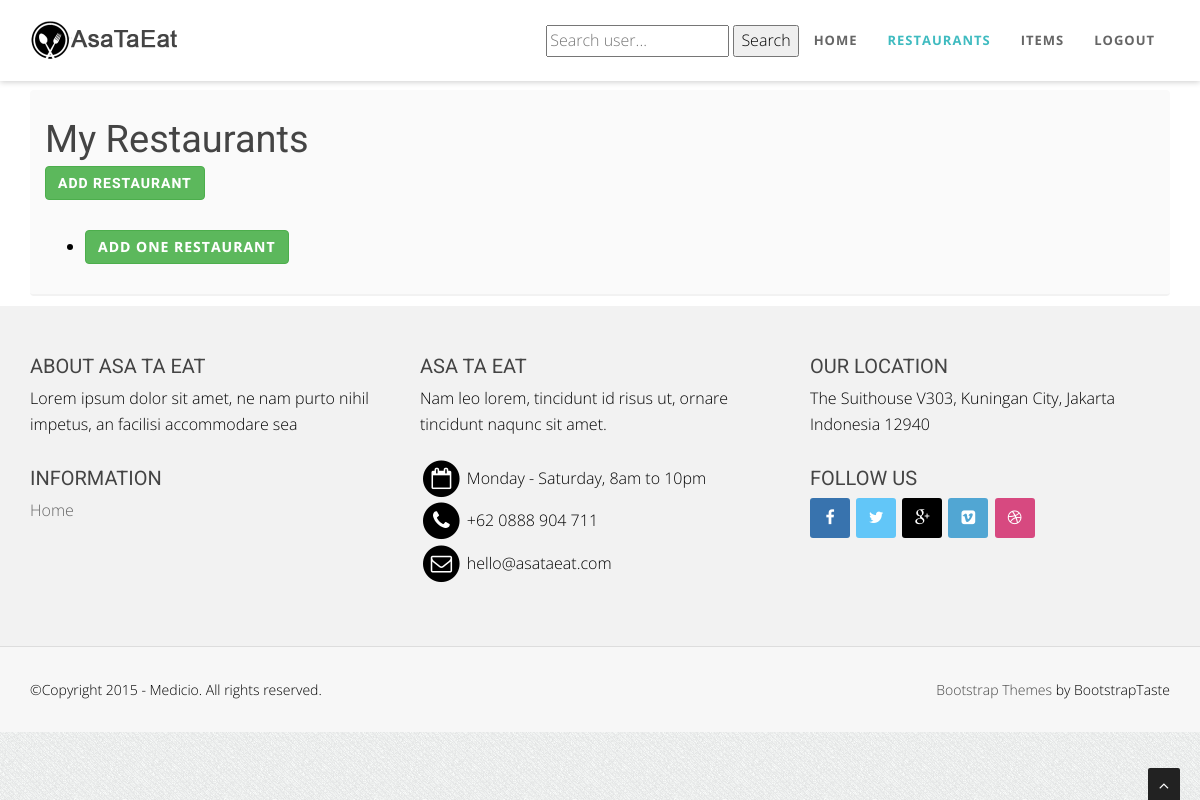
The page /restaurants/ (signed in) on the database as committed earlier.
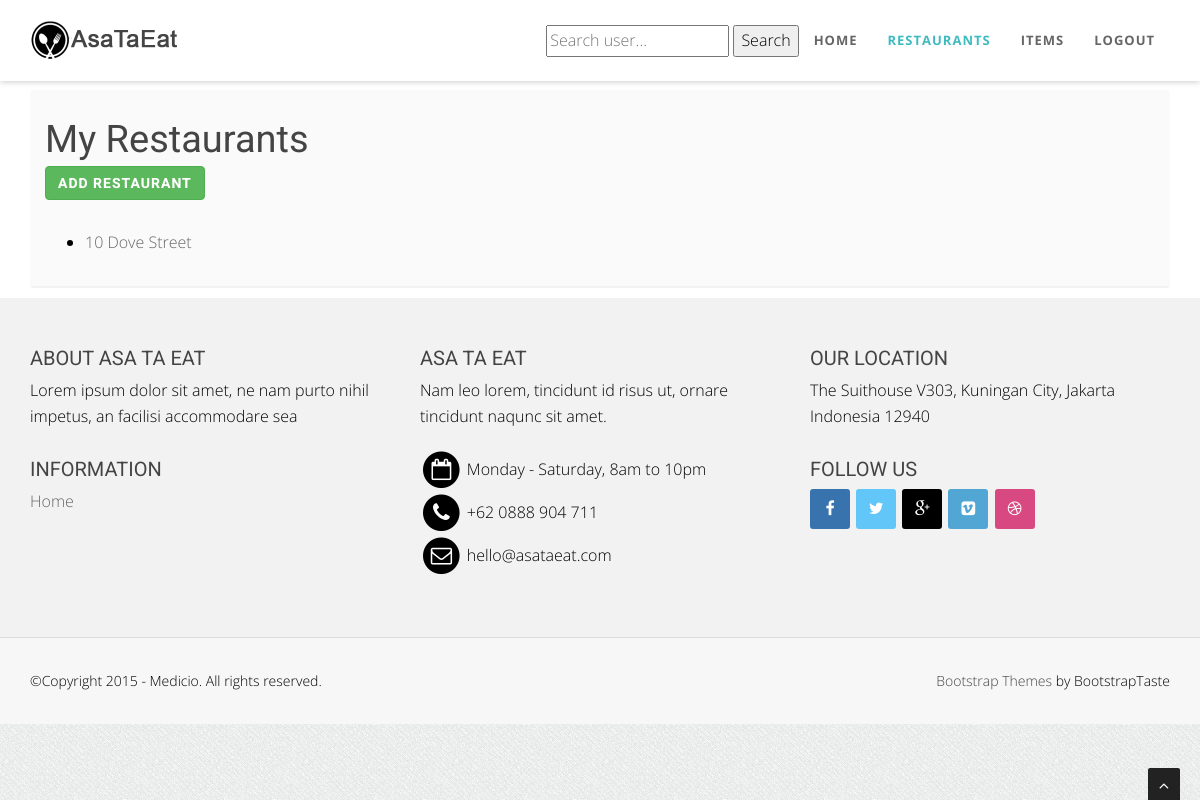
The same page on the database as committed later.
### restaurants/models.py (models this page shows, shortened)
class RestaurantLocation(models.Model):
    owner       = models.ForeignKey(User)
    name        = models.CharField(max_length=120)
    location    = models.CharField(max_length=120, null=True, blank=True)
    category    = models.CharField(max_length=120, null=True, blank=False)
    timestamp   = models.DateTimeField(auto_now_add=True)
    updated     = models.DateTimeField(auto_now=True)
    slug        = models.SlugField(null=True, blank=True)
    objects = RestaurantLocationManager()
    def get_absolute_url(self):
        return reverse('restaurants:detail', kwargs={'slug': self.slug})

### restaurants/views.py (the view)
class RestaurantListView(LoginRequiredMixin,ListView):
    login_url = '/login/'
    def get_queryset(self):
        return RestaurantLocation.objects.filter(owner=self.request.user)

### restaurants/models.py (called while the page is built)
    def get_queryset(self):
        return RestaurantLocationQuerySet(self.model, using=self._db)

### restaurants/templates/restaurants/restaurantlocation_list.html (shortened to what this page needs)
{% extends "base.html" %}
{% block content %}
<section id="callaction" class="home-section paddingtop-90 paddingbot-10">
        <div class="container">
             <div class="row">
                 <div class="col-md-12">
                     <div class="callaction bg-gray">
                         <div class="row">
                            <h1>My Restaurants <br/><small><a  class="btn btn-success" href="{% url 'restaurants:create' %}">Add Restaurant</a></small></h1>
                         </div>
                         <div class="row">
                             <ul>
                                {% for object in object_list %}
                                    <li><a href="{{ object.get_absolute_url }}">{{ object.name }}</a></li>
                                {% empty %}
                                    <li><a  class="btn btn-success" href="{% url 'restaurants:create' %}">Add One Restaurant</a></li>
                                {% endfor %}
                            </ul>
                        </div>
                     </div>
                 </div>
             </div>
         </div>
 </section>
{% endblock content %}

Rows that differ between the two databases and show on the page:
added RestaurantLocation: name "10 Dove Street"
Other text that changed with them:
text no longer shown: "ADD ONE RESTAURANT"
